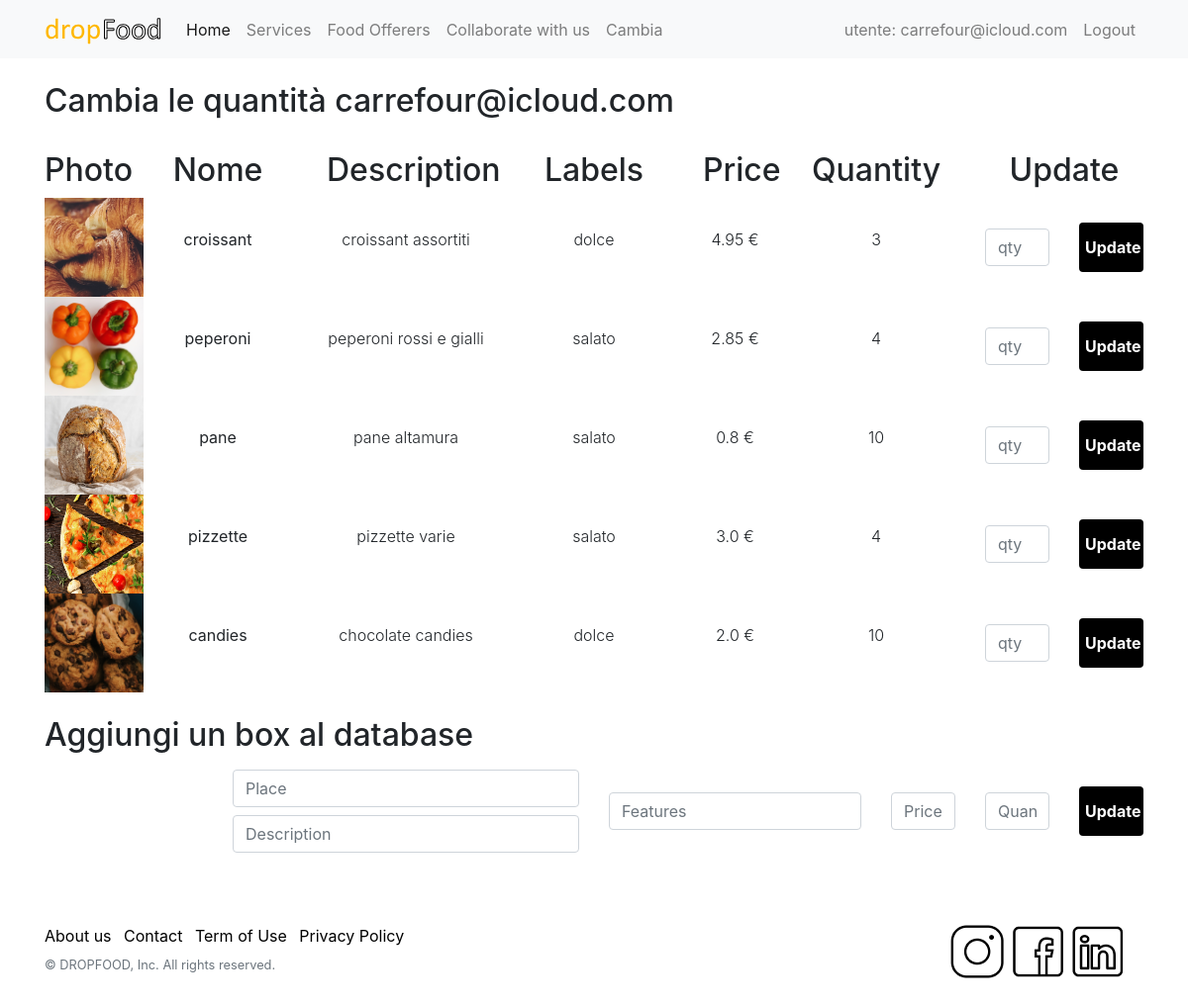
The app's page /cambia (signed in), older data.
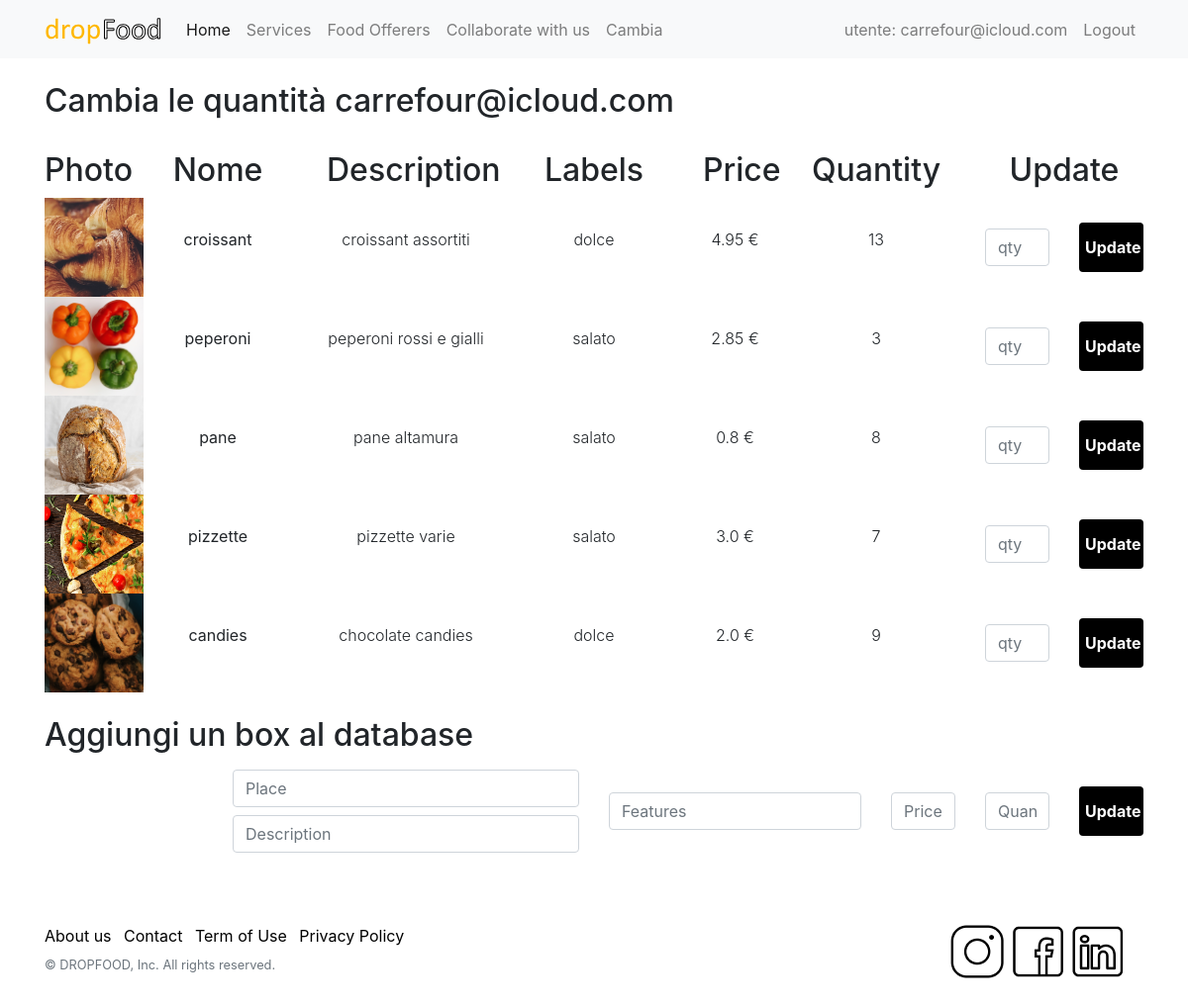
The same page, newer data.
### modelDB.py (models this page shows, shortened)
class Box(db.Model):
    __tablename__ = "boxes"
    id = db.Column(db.Integer, primary_key=True)
    boxName = db.Column(db.String(30), unique=True, nullable=False)
    labels = db.Column(db.String(100), nullable=False)
    foodOfferer = db.Column(db.Integer, db.ForeignKey('users.id'))  # foreignKey
    quantity = db.Column(db.Integer, nullable=False)
    price = db.Column(db.Float, nullable=False)  # per unit
    description = db.Column(db.String, nullable=True)
    contenuto = db.relationship('OrderDetails', backref='box')  # 1 to many

### app.py (the view)
@app.route('/cambia')
def cambia():
    listaBox = Box.query.filter_by(foodOfferer=session.get('id')).all()
    return render_template("cambia.html", listaBox=listaBox)

### templates/cambia.html
{% extends "main_theme.html" %}
{% block content %}
    <form action="/handleCambia" method="post">
        <br>
        <div class="container">
            <h2 class="mb-2">Cambia le quantità {{ session.get('email') }}</h2>
            <br>
            <div class="row text-center">
                <div class="col-sm-1">
                    <h2>Photo</h2>
                </div>
                <div class="col-sm-2">
                    <h2>Nome</h2>
                </div>
                <div class="col-sm-2">
                    <h2>Description</h2>
                </div>
                <div class="col-sm-2">
                    <h2>Labels</h2>
                </div>
                <div class="col-sm-1">
                    <h2>Price</h2>
                </div>
                <div class="col-sm-2">
                    <h2>Quantity</h2>
                </div>
                <div class="col-sm-2">
                    <h2>Update</h2>
                </div>
            </div>
            {% for Box in listaBox %}
                <div class="row align-items-center text-center">
                    <div class="col-sm-1">
                        <img class="immagini-menu mx-auto mb-5 mb-lg-0" {% set src = "../static/images/" + Box.boxName + ".jpg" %} src={{ src }}>
                    </div>
                    <div class="col-sm-2">
                        <p>{{ Box.boxName }}</p>
                    </div>
                    <div class="col-sm-2">
                        <p class="font-weight-light">{{ Box.description }}</p>
                    </div>
                    <div class="col-sm-2">
                        <p class="font-weight-light">{{ Box.labels }}</p>
                    </div>
                    <div class="col-sm-1">
                        <p class="font-weight-light">{{ Box.price }} €</p>
                    </div>
                    <div class="col-sm-2">
                        <p class="font-weight-light">{{ Box.quantity }}</p>
                    </div>
                    <div class="col-sm-1">
                        <input type='text' name='{{ Box.id }}' placeholder="qty" class="form-control my-2" value=''>
                    </div>
                    <div class="col-sm-1">
                        <input type="submit" name='submit[{{ Box.id }}]' value="Update" class="btn1">
                    </div>
                </div>
            {% endfor %}
                <br>
                <h2 class="mb-2">Aggiungi un box al database</h2>
                <div class="row justify-content-center align-items-center text-center">
                <div class="col-2"></div>
                <div class="col-sm-4">
                    <input type="text" placeholder="Place" class="form-control my-2">
                    <input type="text" placeholder="Description" class="form-control my-2">
                </div>
                <div class="col-sm-3">
                    <input type="text" placeholder="Features" class="form-control my-2">
                </div>
                <div class="col-sm-1">
                    <input type="text" placeholder="Price" class="form-control my-2">
                </div>
                <div class="col-sm-1">
                    <input type="text" placeholder="Quantity" class="form-control my-2">
                </div>
                <div class="col-sm-1">
                    <button type="button" class="btn1"><a href="#">Update</a></button>
                </div>
            </div>
        </div>
    </form>
{% endblock content %}

### templates/main_theme.html (shortened to what this page needs)
<!doctype html>
<html lang="en">
  <head>
    <link rel="stylesheet" href="https://maxcdn.bootstrapcdn.com/bootstrap/4.0.0/css/bootstrap.min.css">
    <link rel="stylesheet" href="../static/CSS/style.css">
  </head>
  <body>
      <nav class="navbar navbar-expand-lg navbar-light bg-light">
          <div class="container">
         <a class="navbar-brand" href="/homepage"><img src="../static/images/Logo.svg"></a>
         <div class="collapse navbar-collapse" id="navbarNav">
          <ul class="navbar-nav">
            <li class="nav-item active">
              <a class="nav-link" href="/homepage">Home <span class="sr-only">(current)</span></a>
            </li>
            <li class="nav-item">
              <a class="nav-link" href="#servizi">Services</a>
            </li>
            <li class="nav-item">
              <a class="nav-link" href="#clienti">Food Offerers</a>
            </li>
            <li class="nav-item">
              <a class="nav-link" href="#collaborate">Collaborate with us</a>
            </li>
            {% if session.get('email') and session.get('role')=='gestore' %}
                <li class="nav-item">
                  <a class="nav-link" href="/cambia">Cambia</a>
                </li>
            {% endif %}
          </ul>
         </div>
         <div>
             <ul class="navbar-nav my-2 my-lg-0">
                <li class="nav-item">
                    {% if session.get('email') %}
                      <a class="nav-link" href="#">utente: {{ session.get('email') }}</a>
                    {% endif %}
                </li>
                {% if session.get('email') %}
                  <li class="nav-item">
                    <a class="nav-link" href="/logout">Logout</a>
                  </li>
                {% endif %}
             </ul>
         </div>
        </div>
      </nav>
    <div id="content">
        <main>
            {% block content %}
            {% endblock content %}
        </main>
    </div>
      <footer class="foot">
        <div class="container">
            <div class="row">
                <div class="col-lg-6 h-100 text-center text-lg-left">
                    <ul class="list-inline mb-2">
                        <li class="list-inline-item"><a href="#">About us</a></li>
                        <li class="list-inline-item"><a href="#">Contact</a></li>
                        <li class="list-inline-item"><a href="#">Term of Use</a></li>
                        <li class="list-inline-item"><a href="#">Privacy Policy</a></li>
                    </ul>
                    <p class="text-muted small mb-4 mb-lg-0">© DROPFOOD, Inc. All rights reserved.</p>
                </div>
                <div class="col-lg-6 h-100 text-center text-lg-right">
                    <ul class="list-inline mb-0">
                        <li class="list-inline-item mr-3"><a href="https://www.instagram.com/dropfood21/"><img src="../static/images/Social.png"></a></li>
                    </ul>
                </div>
            </div>
        </div>
      </footer>
  </body>
</html>

### static/CSS/style.css (style rules this page uses)
.active { color: #FFB800; }
footer { padding-top: 4rem; padding-bottom: 4rem; }
.list-inline-item > a { color: black; }
.btn1 { border: none; outline: none; height: 50px; width: 100%; background-color: black; color: white; border-radius: 4px; font-weight: bold; }
a { color: white; }
.immagini-menu { height: 100px; width: 100px; }

Row changes from the older to the newer data that the page shows:
changed Box "croissant": quantity "3" → "13"
changed Box "peperoni": quantity "4" → "3"
changed Box "pane": quantity "10" → "8"
changed Box "pizzette": quantity "4" → "7"
changed Box "candies": quantity "10" → "9"
